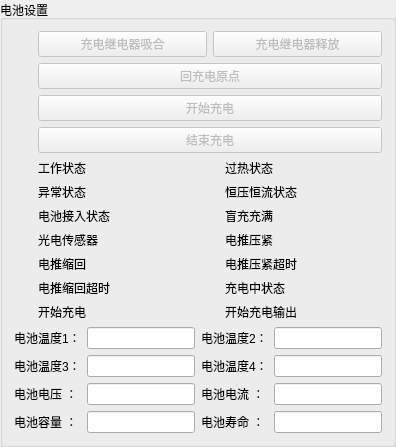
            <widget class="QGroupBox" name="groupBox_11">
             <property name="sizePolicy">
              <sizepolicy hsizetype="Preferred" vsizetype="Preferred">
               <horstretch>0</horstretch>
               <verstretch>0</verstretch>
              </sizepolicy>
             </property>
             <property name="title">
              <string>电池设置</string>
             </property>
             <layout class="QGridLayout" name="gridLayout_14">
              <item row="0" column="0" colspan="2">
               <layout class="QHBoxLayout" name="horizontalLayout_237">
                <item>
                 <widget class="c_Fr_Light" name="DiscreteInputs_1" native="true">
                  <property name="sizePolicy">
                   <sizepolicy hsizetype="Maximum" vsizetype="Maximum">
                    <horstretch>0</horstretch>
                    <verstretch>0</verstretch>
                   </sizepolicy>
                  </property>
                  <layout class="QGridLayout" name="gridLayout_253"/>
                 </widget>
                </item>
                <item>
                 <widget class="QPushButton" name="Set_Coils_0">
                  <property name="enabled">
                   <bool>false</bool>
                  </property>
                  <property name="sizePolicy">
                   <sizepolicy hsizetype="Preferred" vsizetype="Fixed">
                    <horstretch>0</horstretch>
                    <verstretch>0</verstretch>
                   </sizepolicy>
                  </property>
                  <property name="text">
                   <string>充电继电器吸合</string>
                  </property>
                 </widget>
                </item>
                <item>
                 <widget class="QPushButton" name="Reset_Coils_0">
                  <property name="enabled">
                   <bool>false</bool>
                  </property>
                  <property name="sizePolicy">
                   <sizepolicy hsizetype="Preferred" vsizetype="Fixed">
                    <horstretch>0</horstretch>
                    <verstretch>0</verstretch>
                   </sizepolicy>
                  </property>
                  <property name="text">
                   <string>充电继电器释放</string>
                  </property>
                 </widget>
                </item>
               </layout>
              </item>
              <item row="8" column="0">
               <layout class="QHBoxLayout" name="horizontalLayout_427">
                <item>
                 <widget class="c_Fr_Light" name="DiscreteInputs_222" native="true">
                  <property name="sizePolicy">
                   <sizepolicy hsizetype="Maximum" vsizetype="Maximum">
                    <horstretch>0</horstretch>
                    <verstretch>0</verstretch>
                   </sizepolicy>
                  </property>
                  <layout class="QGridLayout" name="gridLayout_324"/>
                 </widget>
                </item>
                <item>
                 <widget class="QLabel" name="label_403">
                  <property name="sizePolicy">
                   <sizepolicy hsizetype="Preferred" vsizetype="Fixed">
                    <horstretch>0</horstretch>
                    <verstretch>0</verstretch>
                   </sizepolicy>
                  </property>
                  <property name="text">
                   <string>电推缩回</string>
                  </property>
                 </widget>
                </item>
               </layout>
              </item>
              <item row="17" column="1">
               <layout class="QHBoxLayout" name="horizontalLayout_432">
                <item>
                 <widget class="QLabel" name="label_151">
                  <property name="text">
                   <string>电池寿命 ：</string>
                  </property>
                 </widget>
                </item>
                <item>
                 <widget class="QLineEdit" name="InputRegisters_100">
                  <property name="sizePolicy">
                   <sizepolicy hsizetype="Preferred" vsizetype="Fixed">
                    <horstretch>0</horstretch>
                    <verstretch>0</verstretch>
                   </sizepolicy>
                  </property>
                  <property name="readOnly">
                   <bool>true</bool>
                  </property>
                 </widget>
                </item>
               </layout>
              </item>
              <item row="7" column="1">
               <layout class="QHBoxLayout" name="horizontalLayout_426">
                <item>
                 <widget class="c_Fr_Light" name="DiscreteInputs_221" native="true">
                  <property name="sizePolicy">
                   <sizepolicy hsizetype="Maximum" vsizetype="Maximum">
                    <horstretch>0</horstretch>
                    <verstretch>0</verstretch>
                   </sizepolicy>
                  </property>
                  <layout class="QGridLayout" name="gridLayout_323"/>
                 </widget>
                </item>
                <item>
                 <widget class="QLabel" name="label_402">
                  <property name="sizePolicy">
                   <sizepolicy hsizetype="Preferred" vsizetype="Fixed">
                    <horstretch>0</horstretch>
                    <verstretch>0</verstretch>
                   </sizepolicy>
                  </property>
                  <property name="text">
                   <string>电推压紧</string>
                  </property>
                 </widget>
                </item>
               </layout>
              </item>
              <item row="1" column="0" colspan="2">
               <layout class="QHBoxLayout" name="horizontalLayout_241">
                <item>
                 <widget class="c_Fr_Light" name="DiscreteInputs_241" native="true">
                  <property name="sizePolicy">
                   <sizepolicy hsizetype="Maximum" vsizetype="Maximum">
                    <horstretch>0</horstretch>
                    <verstretch>0</verstretch>
                   </sizepolicy>
                  </property>
                  <layout class="QGridLayout" name="gridLayout_314"/>
                 </widget>
                </item>
                <item>
                 <widget class="QPushButton" name="Coils_241">
                  <property name="enabled">
                   <bool>false</bool>
                  </property>
                  <property name="sizePolicy">
                   <sizepolicy hsizetype="Preferred" vsizetype="Fixed">
                    <horstretch>0</horstretch>
                    <verstretch>0</verstretch>
                   </sizepolicy>
                  </property>
                  <property name="text">
                   <string>回充电原点</string>
                  </property>
                 </widget>
                </item>
               </layout>
              </item>
              <item row="8" column="1">
               <layout class="QHBoxLayout" name="horizontalLayout_428">
                <item>
                 <widget class="c_Fr_Light" name="DiscreteInputs_223" native="true">
                  <property name="sizePolicy">
                   <sizepolicy hsizetype="Maximum" vsizetype="Maximum">
                    <horstretch>0</horstretch>
                    <verstretch>0</verstretch>
                   </sizepolicy>
                  </property>
                  <layout class="QGridLayout" name="gridLayout_325"/>
                 </widget>
                </item>
                <item>
                 <widget class="QLabel" name="label_404">
                  <property name="sizePolicy">
                   <sizepolicy hsizetype="Preferred" vsizetype="Fixed">
                    <horstretch>0</horstretch>
                    <verstretch>0</verstretch>
                   </sizepolicy>
                  </property>
                  <property name="text">
                   <string>电推压紧超时</string>
                  </property>
                 </widget>
                </item>
               </layout>
              </item>
              <item row="4" column="0">
               <layout class="QHBoxLayout" name="horizontalLayout_419">
                <item>
                 <widget class="c_Fr_Light" name="DiscreteInputs_214" native="true">
                  <property name="sizePolicy">
                   <sizepolicy hsizetype="Maximum" vsizetype="Maximum">
                    <horstretch>0</horstretch>
                    <verstretch>0</verstretch>
                   </sizepolicy>
                  </property>
                  <layout class="QGridLayout" name="gridLayout_316"/>
                 </widget>
                </item>
                <item>
                 <widget class="QLabel" name="label_392">
                  <property name="sizePolicy">
                   <sizepolicy hsizetype="Preferred" vsizetype="Fixed">
                    <horstretch>0</horstretch>
                    <verstretch>0</verstretch>
                   </sizepolicy>
                  </property>
                  <property name="text">
                   <string>工作状态</string>
                  </property>
                 </widget>
                </item>
               </layout>
              </item>
              <item row="7" column="0">
               <layout class="QHBoxLayout" name="horizontalLayout_424">
                <item>
                 <widget class="c_Fr_Light" name="DiscreteInputs_220" native="true">
                  <property name="sizePolicy">
                   <sizepolicy hsizetype="Maximum" vsizetype="Maximum">
                    <horstretch>0</horstretch>
                    <verstretch>0</verstretch>
                   </sizepolicy>
                  </property>
                  <layout class="QGridLayout" name="gridLayout_321"/>
                 </widget>
                </item>
                <item>
                 <widget class="QLabel" name="label_400">
                  <property name="sizePolicy">
                   <sizepolicy hsizetype="Preferred" vsizetype="Fixed">
                    <horstretch>0</horstretch>
                    <verstretch>0</verstretch>
                   </sizepolicy>
                  </property>
                  <property name="text">
                   <string>光电传感器</string>
                  </property>
                 </widget>
                </item>
               </layout>
              </item>
              <item row="17" column="0">
               <layout class="QHBoxLayout" name="horizontalLayout_431">
                <item>
                 <widget class="QLabel" name="label_150">
                  <property name="text">
                   <string>电池容量 ：</string>
                  </property>
                 </widget>
                </item>
                <item>
                 <widget class="QLineEdit" name="InputRegisters_98">
                  <property name="sizePolicy">
                   <sizepolicy hsizetype="Preferred" vsizetype="Fixed">
                    <horstretch>0</horstretch>
                    <verstretch>0</verstretch>
                   </sizepolicy>
                  </property>
                  <property name="readOnly">
                   <bool>true</bool>
                  </property>
                 </widget>
                </item>
               </layout>
              </item>
              <item row="12" column="1">
               <layout class="QHBoxLayout" name="horizontalLayout_463">
                <item>
                 <widget class="c_Fr_Light" name="DiscreteInputs_227" native="true">
                  <property name="sizePolicy">
                   <sizepolicy hsizetype="Maximum" vsizetype="Maximum">
                    <horstretch>0</horstretch>
                    <verstretch>0</verstretch>
                   </sizepolicy>
                  </property>
                  <layout class="QGridLayout" name="gridLayout_352"/>
                 </widget>
                </item>
                <item>
                 <widget class="QLabel" name="label_410">
                  <property name="sizePolicy">
                   <sizepolicy hsizetype="Preferred" vsizetype="Fixed">
                    <horstretch>0</horstretch>
                    <verstretch>0</verstretch>
                   </sizepolicy>
                  </property>
                  <property name="text">
                   <string>开始充电输出</string>
                  </property>
                 </widget>
                </item>
               </layout>
              </item>
              <item row="12" column="0">
               <layout class="QHBoxLayout" name="horizontalLayout_462">
                <item>
                 <widget class="c_Fr_Light" name="DiscreteInputs_226" native="true">
                  <property name="sizePolicy">
                   <sizepolicy hsizetype="Maximum" vsizetype="Maximum">
                    <horstretch>0</horstretch>
                    <verstretch>0</verstretch>
                   </sizepolicy>
                  </property>
                  <layout class="QGridLayout" name="gridLayout_351"/>
                 </widget>
                </item>
                <item>
                 <widget class="QLabel" name="label_409">
                  <property name="sizePolicy">
                   <sizepolicy hsizetype="Preferred" vsizetype="Fixed">
                    <horstretch>0</horstretch>
                    <verstretch>0</verstretch>
                   </sizepolicy>
                  </property>
                  <property name="text">
                   <string>开始充电</string>
                  </property>
                 </widget>
                </item>
               </layout>
              </item>
              <item row="5" column="0">
               <layout class="QHBoxLayout" name="horizontalLayout_420">
                <item>
                 <widget class="c_Fr_Light" name="DiscreteInputs_216" native="true">
                  <property name="sizePolicy">
                   <sizepolicy hsizetype="Maximum" vsizetype="Maximum">
                    <horstretch>0</horstretch>
                    <verstretch>0</verstretch>
                   </sizepolicy>
                  </property>
                  <layout class="QGridLayout" name="gridLayout_317"/>
                 </widget>
                </item>
                <item>
                 <widget class="QLabel" name="label_393">
                  <property name="sizePolicy">
                   <sizepolicy hsizetype="Preferred" vsizetype="Fixed">
                    <horstretch>0</horstretch>
                    <verstretch>0</verstretch>
                   </sizepolicy>
                  </property>
                  <property name="text">
                   <string>异常状态</string>
                  </property>
                 </widget>
                </item>
               </layout>
              </item>
              <item row="4" column="1">
               <layout class="QHBoxLayout" name="horizontalLayout_425">
                <item>
                 <widget class="c_Fr_Light" name="DiscreteInputs_215" native="true">
                  <property name="sizePolicy">
                   <sizepolicy hsizetype="Maximum" vsizetype="Maximum">
                    <horstretch>0</horstretch>
                    <verstretch>0</verstretch>
                   </sizepolicy>
                  </property>
                  <layout class="QGridLayout" name="gridLayout_322"/>
                 </widget>
                </item>
                <item>
                 <widget class="QLabel" name="label_401">
                  <property name="sizePolicy">
                   <sizepolicy hsizetype="Preferred" vsizetype="Fixed">
                    <horstretch>0</horstretch>
                    <verstretch>0</verstretch>
                   </sizepolicy>
                  </property>
                  <property name="text">
                   <string>过热状态</string>
                  </property>
                 </widget>
                </item>
               </layout>
              </item>
              <item row="13" column="0">
               <layout class="QHBoxLayout" name="horizontalLayout_219">
                <item>
                 <widget class="QLabel" name="label_87">
                  <property name="text">
                   <string>电池温度1：</string>
                  </property>
                 </widget>
                </item>
                <item>
                 <widget class="QLineEdit" name="InputRegisters_86">
                  <property name="sizePolicy">
                   <sizepolicy hsizetype="Preferred" vsizetype="Fixed">
                    <horstretch>0</horstretch>
                    <verstretch>0</verstretch>
                   </sizepolicy>
                  </property>
                  <property name="readOnly">
                   <bool>true</bool>
                  </property>
                 </widget>
                </item>
               </layout>
              </item>
              <item row="6" column="1">
               <layout class="QHBoxLayout" name="horizontalLayout_423">
                <item>
                 <widget class="c_Fr_Light" name="DiscreteInputs_219" native="true">
                  <property name="sizePolicy">
                   <sizepolicy hsizetype="Maximum" vsizetype="Maximum">
                    <horstretch>0</horstretch>
                    <verstretch>0</verstretch>
                   </sizepolicy>
                  </property>
                  <layout class="QGridLayout" name="gridLayout_320"/>
                 </widget>
                </item>
                <item>
                 <widget class="QLabel" name="label_398">
                  <property name="sizePolicy">
                   <sizepolicy hsizetype="Preferred" vsizetype="Fixed">
                    <horstretch>0</horstretch>
                    <verstretch>0</verstretch>
                   </sizepolicy>
                  </property>
                  <property name="text">
                   <string>盲充充满</string>
                  </property>
                 </widget>
                </item>
               </layout>
              </item>
              <item row="14" column="1">
               <layout class="QHBoxLayout" name="horizontalLayout_430">
                <item>
                 <widget class="QLabel" name="label_112">
                  <property name="text">
                   <string>电池温度4：</string>
                  </property>
                 </widget>
                </item>
                <item>
                 <widget class="QLineEdit" name="InputRegisters_92">
                  <property name="sizePolicy">
                   <sizepolicy hsizetype="Preferred" vsizetype="Fixed">
                    <horstretch>0</horstretch>
                    <verstretch>0</verstretch>
                   </sizepolicy>
                  </property>
                  <property name="readOnly">
                   <bool>true</bool>
                  </property>
                 </widget>
                </item>
               </layout>
              </item>
              <item row="16" column="1">
               <layout class="QHBoxLayout" name="horizontalLayout_434">
                <item>
                 <widget class="QLabel" name="label_155">
                  <property name="text">
                   <string>电池电流 ：</string>
                  </property>
                 </widget>
                </item>
                <item>
                 <widget class="QLineEdit" name="InputRegisters_96">
                  <property name="sizePolicy">
                   <sizepolicy hsizetype="Preferred" vsizetype="Fixed">
                    <horstretch>0</horstretch>
                    <verstretch>0</verstretch>
                   </sizepolicy>
                  </property>
                  <property name="readOnly">
                   <bool>true</bool>
                  </property>
                 </widget>
                </item>
               </layout>
              </item>
              <item row="11" column="0">
               <layout class="QHBoxLayout" name="horizontalLayout_429">
                <item>
                 <widget class="c_Fr_Light" name="DiscreteInputs_224" native="true">
                  <property name="sizePolicy">
                   <sizepolicy hsizetype="Maximum" vsizetype="Maximum">
                    <horstretch>0</horstretch>
                    <verstretch>0</verstretch>
                   </sizepolicy>
                  </property>
                  <layout class="QGridLayout" name="gridLayout_326"/>
                 </widget>
                </item>
                <item>
                 <widget class="QLabel" name="label_405">
                  <property name="sizePolicy">
                   <sizepolicy hsizetype="Preferred" vsizetype="Fixed">
                    <horstretch>0</horstretch>
                    <verstretch>0</verstretch>
                   </sizepolicy>
                  </property>
                  <property name="text">
                   <string>电推缩回超时</string>
                  </property>
                 </widget>
                </item>
               </layout>
              </item>
              <item row="6" column="0">
               <layout class="QHBoxLayout" name="horizontalLayout_422">
                <item>
                 <widget class="c_Fr_Light" name="DiscreteInputs_218" native="true">
                  <property name="sizePolicy">
                   <sizepolicy hsizetype="Maximum" vsizetype="Maximum">
                    <horstretch>0</horstretch>
                    <verstretch>0</verstretch>
                   </sizepolicy>
                  </property>
                  <layout class="QGridLayout" name="gridLayout_319"/>
                 </widget>
                </item>
                <item>
                 <widget class="QLabel" name="label_397">
                  <property name="sizePolicy">
                   <sizepolicy hsizetype="Preferred" vsizetype="Fixed">
                    <horstretch>0</horstretch>
                    <verstretch>0</verstretch>
                   </sizepolicy>
                  </property>
                  <property name="text">
                   <string>电池接入状态</string>
                  </property>
                 </widget>
                </item>
               </layout>
              </item>
              <item row="16" column="0">
               <layout class="QHBoxLayout" name="horizontalLayout_433">
                <item>
                 <widget class="QLabel" name="label_154">
                  <property name="text">
                   <string>电池电压 ：</string>
                  </property>
                 </widget>
                </item>
                <item>
                 <widget class="QLineEdit" name="InputRegisters_94">
                  <property name="sizePolicy">
                   <sizepolicy hsizetype="Preferred" vsizetype="Fixed">
                    <horstretch>0</horstretch>
                    <verstretch>0</verstretch>
                   </sizepolicy>
                  </property>
                  <property name="readOnly">
                   <bool>true</bool>
                  </property>
                 </widget>
                </item>
               </layout>
              </item>
              <item row="14" column="0">
               <layout class="QHBoxLayout" name="horizontalLayout_236">
                <item>
                 <widget class="QLabel" name="label_103">
                  <property name="text">
                   <string>电池温度3：</string>
                  </property>
                 </widget>
                </item>
                <item>
                 <widget class="QLineEdit" name="InputRegisters_90">
                  <property name="sizePolicy">
                   <sizepolicy hsizetype="Preferred" vsizetype="Fixed">
                    <horstretch>0</horstretch>
                    <verstretch>0</verstretch>
                   </sizepolicy>
                  </property>
                  <property name="readOnly">
                   <bool>true</bool>
                  </property>
                 </widget>
                </item>
               </layout>
              </item>
              <item row="3" column="0" colspan="2">
               <layout class="QHBoxLayout" name="horizontalLayout_500">
                <item>
                 <widget class="c_Fr_Light" name="DiscreteInputs_243" native="true">
                  <property name="sizePolicy">
                   <sizepolicy hsizetype="Maximum" vsizetype="Maximum">
                    <horstretch>0</horstretch>
                    <verstretch>0</verstretch>
                   </sizepolicy>
                  </property>
                  <layout class="QGridLayout" name="gridLayout_382"/>
                 </widget>
                </item>
                <item>
                 <widget class="QPushButton" name="Coils_243">
                  <property name="enabled">
                   <bool>false</bool>
                  </property>
                  <property name="sizePolicy">
                   <sizepolicy hsizetype="Preferred" vsizetype="Fixed">
                    <horstretch>0</horstretch>
                    <verstretch>0</verstretch>
                   </sizepolicy>
                  </property>
                  <property name="text">
                   <string>结束充电</string>
                  </property>
                 </widget>
                </item>
               </layout>
              </item>
              <item row="13" column="1">
               <layout class="QHBoxLayout" name="horizontalLayout_220">
                <item>
                 <widget class="QLabel" name="label_89">
                  <property name="text">
                   <string>电池温度2：</string>
                  </property>
                 </widget>
                </item>
                <item>
                 <widget class="QLineEdit" name="InputRegisters_88">
                  <property name="sizePolicy">
                   <sizepolicy hsizetype="Preferred" vsizetype="Fixed">
                    <horstretch>0</horstretch>
                    <verstretch>0</verstretch>
                   </sizepolicy>
                  </property>
                  <property name="readOnly">
                   <bool>true</bool>
                  </property>
                 </widget>
                </item>
               </layout>
              </item>
              <item row="5" column="1">
               <layout class="QHBoxLayout" name="horizontalLayout_421">
                <item>
                 <widget class="c_Fr_Light" name="DiscreteInputs_217" native="true">
                  <property name="sizePolicy">
                   <sizepolicy hsizetype="Maximum" vsizetype="Maximum">
                    <horstretch>0</horstretch>
                    <verstretch>0</verstretch>
                   </sizepolicy>
                  </property>
                  <layout class="QGridLayout" name="gridLayout_318"/>
                 </widget>
                </item>
                <item>
                 <widget class="QLabel" name="label_396">
                  <property name="sizePolicy">
                   <sizepolicy hsizetype="Preferred" vsizetype="Fixed">
                    <horstretch>0</horstretch>
                    <verstretch>0</verstretch>
                   </sizepolicy>
                  </property>
                  <property name="text">
                   <string>恒压恒流状态</string>
                  </property>
                 </widget>
                </item>
               </layout>
              </item>
              <item row="2" column="0" colspan="2">
               <layout class="QHBoxLayout" name="horizontalLayout_418">
                <item>
                 <widget class="c_Fr_Light" name="DiscreteInputs_242" native="true">
                  <property name="sizePolicy">
                   <sizepolicy hsizetype="Maximum" vsizetype="Maximum">
                    <horstretch>0</horstretch>
                    <verstretch>0</verstretch>
                   </sizepolicy>
                  </property>
                  <layout class="QGridLayout" name="gridLayout_315"/>
                 </widget>
                </item>
                <item>
                 <widget class="QPushButton" name="Coils_242">
                  <property name="enabled">
                   <bool>false</bool>
                  </property>
                  <property name="sizePolicy">
                   <sizepolicy hsizetype="Preferred" vsizetype="Fixed">
                    <horstretch>0</horstretch>
                    <verstretch>0</verstretch>
                   </sizepolicy>
                  </property>
                  <property name="text">
                   <string>开始充电</string>
                  </property>
                 </widget>
                </item>
               </layout>
              </item>
              <item row="11" column="1">
               <layout class="QHBoxLayout" name="horizontalLayout_436">
                <item>
                 <widget class="c_Fr_Light" name="DiscreteInputs_225" native="true">
                  <property name="sizePolicy">
                   <sizepolicy hsizetype="Maximum" vsizetype="Maximum">
                    <horstretch>0</horstretch>
                    <verstretch>0</verstretch>
                   </sizepolicy>
                  </property>
                  <layout class="QGridLayout" name="gridLayout_350"/>
                 </widget>
                </item>
                <item>
                 <widget class="QLabel" name="label_408">
                  <property name="sizePolicy">
                   <sizepolicy hsizetype="Preferred" vsizetype="Fixed">
                    <horstretch>0</horstretch>
                    <verstretch>0</verstretch>
                   </sizepolicy>
                  </property>
                  <property name="text">
                   <string>充电中状态</string>
                  </property>
                 </widget>
                </item>
               </layout>
              </item>
             </layout>
            </widget>
